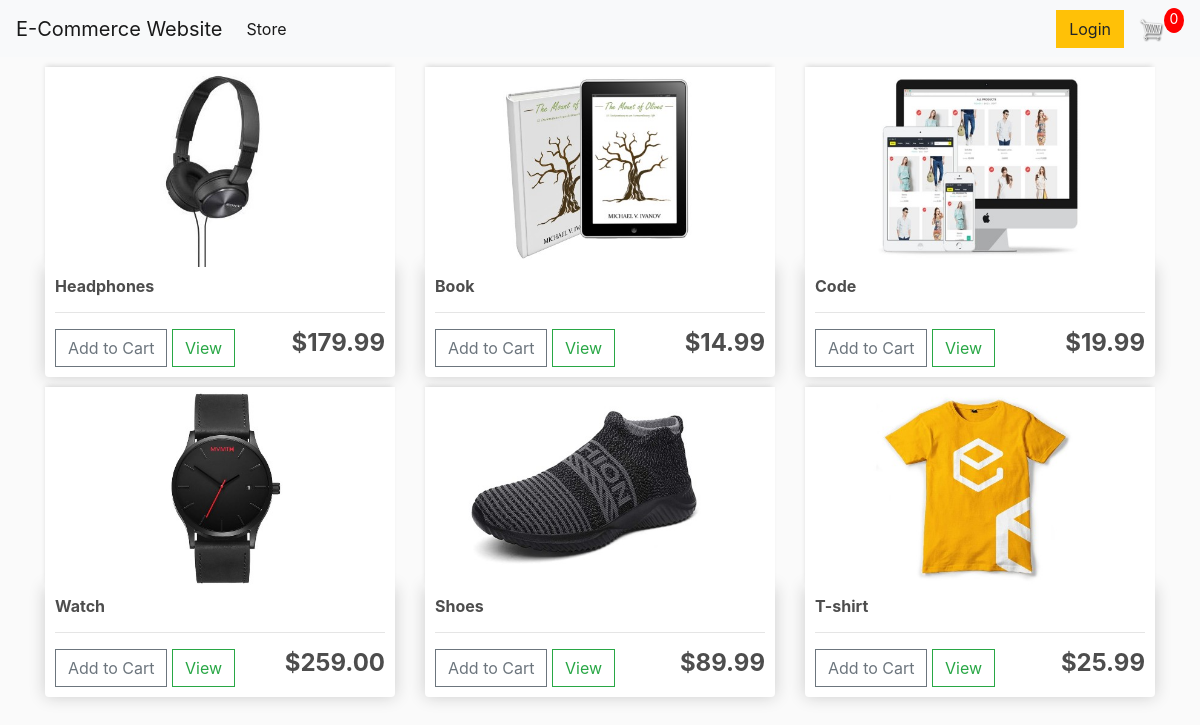
The page / on the database its author committed.
### polls/models.py (models this page shows, shortened)
class Product(models.Model):
    name = models.CharField(max_length=200, null=True)
    price = models.FloatField()
    digital = models.BooleanField(default=False, null=True, blank=True)
    image = models.ImageField(null=True, blank=True)

### polls/views.py (the view)
# urls.py: path('', views.store, name="store"),
def store(request):
    if request.user.is_authenticated:
        customer = request.user.customer
        order, created = Order.objects.get_or_create(customer=customer, complete=False)
        items = order.orderitem_set.all()
        cartItems = order.get_cart_items
    else:
        items = []
        order = {'get_cart_total': 0, 'get_cart_items': 0}
        cartItems = order['get_cart_items']
    products = Product.objects.all()
    context = {'products': products, 'order':order}
    return render(request, 'polls/store.html', context)

### polls/templates/polls/store.html
{% extends 'polls/main.html' %}
{% load static %}
{% block content %}
    <div class="row">
        {% for product in products %}
        <div class="col-lg-4">
            <img class="thumbnail" src="{{product.image.url}}">
            <div class="box-element product">
                <h6><strong>{{product.name}}</strong></h6>
                <hr>
                <button data-product="{{product.id}}" data-action="add" class="btn btn-outline-secondary add-btn update-cart">Add to Cart</button>
                <a class="btn btn-outline-success" href="#">View</a>
                <h4 style="display: inline-block; float: right"><strong>
                    ${{product.price|floatformat:2}}</strong></h4>
            </div>
        </div>
        {% endfor %}
    </div>
{% endblock content %}

### static/css/main.css (style rules this page uses)
body { background-color: hsl(0, 0%, 98%); }
h1,h2,h3,h4,h5,h6 { color:hsl(0, 0%, 30%); }
.box-element { box-shadow:hsl(0, 0%, 80%) 0 0 16px; background-color: #fff; border-radius: 4px; padding: 10px; }
.thumbnail { width: 100%; height: 200px; -webkit-box-shadow: -1px -3px 5px -2px rgba(214,214,214,1); -moz-box-shadow: -1px -3px 5px -2px rgba(214,214,214,1); box-shadow: -1px -3px 5px -2px rgba(214,214,214,1); }
.product { border-radius: 0 0 4px 4px; }
.col-lg-4, .col-lg-6, .col-lg-8, .col-lg-12 { margin-top: 10px; }
.btn { border-radius: 0; }

### rows shown on the page
Product: image (picture), name "Headphones", price "179.99"
Product: image (picture), name "Book", price "14.99"
Product: image (picture), name "Code", price "19.99"
Product: image (picture), name "Watch", price "259.00"
Product: image (picture), name "Shoes", price "89.99"
Product: image (picture), name "T-shirt", price "25.99"

### other values the page prints
{{ order.get_cart_items }} "0"
